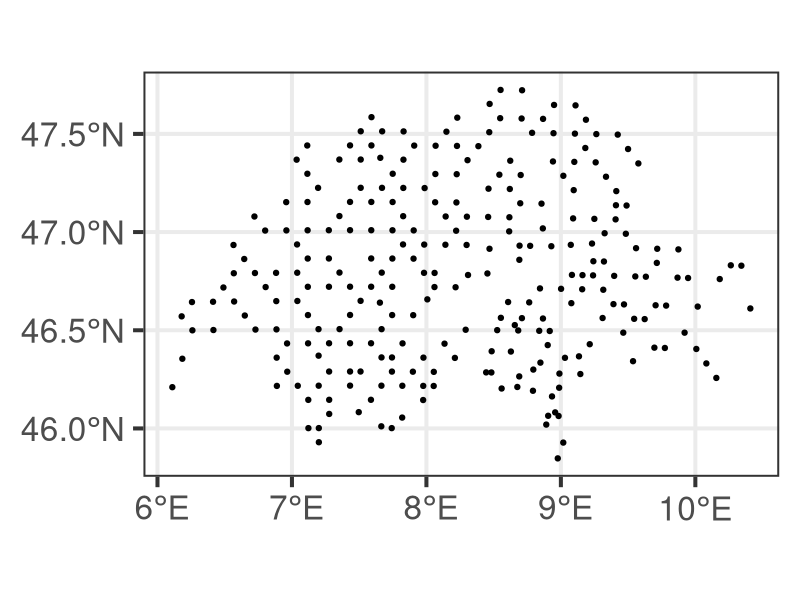

This chart was generated by the following R code:
## ---- chunk 1
#| message: false
library(tidyverse)
library(sf)
species_count <- read_csv("../part2_R/data_MHB/header-species-count.csv")
species_count
## ---- chunk 2
species_count |> 
  st_as_sf(coords = c("lon", "lat"), crs = 4326) |> 
  distinct(samplearea_id, geometry) -> sites
## ---- chunk 3
sites
## ---- chunk 4
#| label: fig-simple_plot
#| out-width: 300px
#| fig-align: center
#| fig-cap: This is a plot
ggplot(sites) +
  geom_sf() +
  theme_bw(base_size = 30)
